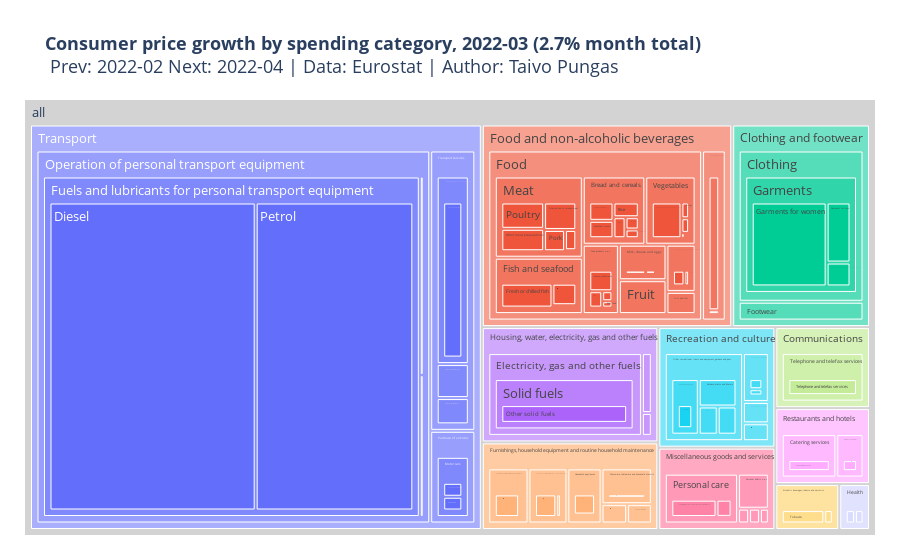

Source (notebook cell):
### Code cell
def get_adjacent_month(month, delta):
    months = merged.columns[1:10].tolist()
    current_idx = months.index(month)
    if current_idx < 0 or current_idx + delta >= len(months):
        return None
    return months[current_idx + delta]

def plot_month(month, show=True):
    percs = merged[month]
    vals = merged[month]
    vals = np.maximum(np.zeros(vals.shape), vals.to_numpy())
    vals = vals * get_coicop_weight(merged["coicop"], month=month)
    columns = {
        "val": vals,
        "perc": percs
    }
    
    for level in range(1, MAX_LEVEL+1):
        columns[f"L{level}_DESC"] = merged[f"L{level}_DESC"]
    df = pd.DataFrame(columns)
    
    TREEMAP_LEVELS = [f"L{level}_DESC" for level in range(1, MAX_LEVEL+1)]
    
    # Title and links
    perc_growth = monthly_inflation[monthly_inflation["coicop"] == "CP00"][month].iloc[0]
    prev_month = get_adjacent_month(month, -1)
    prev_month_link = f'<a href="https://taivoai-public.s3.eu-central-1.amazonaws.com/inflation_charts/{prev_month}.html">{prev_month}</a>'
    next_month = get_adjacent_month(month, 1)
    next_month_link = f'<a href="https://taivoai-public.s3.eu-central-1.amazonaws.com/inflation_charts/{next_month}.html">{next_month}</a>'
    
    fig_title = f"""
<b>Consumer price growth by spending category, {month} ({perc_growth}% month total) </b><br>
{"Prev: " + prev_month_link if prev_month is not None else ""}
{"Next: " + next_month_link if next_month is not None else ""}
| Data: <a href="https://ec.europa.eu/eurostat/databrowser/view/PRC_HICP_MMOR__custom_2846191/default/table?lang=en">Eurostat</a>
| Author: <a href="https://taivo.ai/estonia-inflation-2022">Taivo Pungas</a>
    """
    
    
    fig = px.treemap(df, path=[px.Constant("all"), *TREEMAP_LEVELS], values="val",
                    title=fig_title)
    fig.update_traces(root_color="lightgrey")
    fig.update_layout(margin = dict(t=100, l=25, r=25, b=25), font=dict(size=13))
    
    plotly.io.write_html(fig, f"figures/{month}.html")
    
    if show:
        fig.show()

    
plot_month("2022-03")

### Figure 1 — Plotly figure (JSON) as saved in the notebook; plotly's stock layout.template omitted (floating-point values rounded to 4 significant figures; data arrays with more than 128 entries replaced by an {"elided": "..."} marker saying what was removed)
{"data": [{"branchvalues": "total", "domain": {"x": [0, 1], "y": [0, 1]}, "hovertemplate": "labels=%{label}<br>val=%{value}<br>parent=%{parent}<br>id=%{id}<extra></extra>", "ids": {"elided": "309 str values"}, "labels": {"elided": "309 str values"}, "name": "", "parents": {"elided": "309 str values"}, "root": {"color": "lightgrey"}, "type": "treemap", "values": {"elided": "309 float values"}}], "layout": {"font": {"size": 13}, "legend": {"tracegroupgap": 0}, "margin": {"b": 25, "l": 25, "r": 25, "t": 100}, "title": {"text": "\n<b>Consumer price growth by spending category, 2022-03 (2.7% month total) </b><br>\nPrev: <a href=\"https://taivoai-public.s3.eu-central-1.amazonaws.com/inflation_charts/2022-02.html\">2022-02</a>\nNext: <a href=\"https://taivoai-public.s3.eu-central-1.amazonaws.com/inflation_charts/2022-04.html\">2022-04</a>\n| Data: <a href=\"https://ec.europa.eu/eurostat/databrowser/view/PRC_HICP_MMOR__custom_2846191/default/table?lang=en\">Eurostat</a>\n| Author: <a href=\"https://taivo.ai\">Taivo Pungas</a>\n    "}}}
